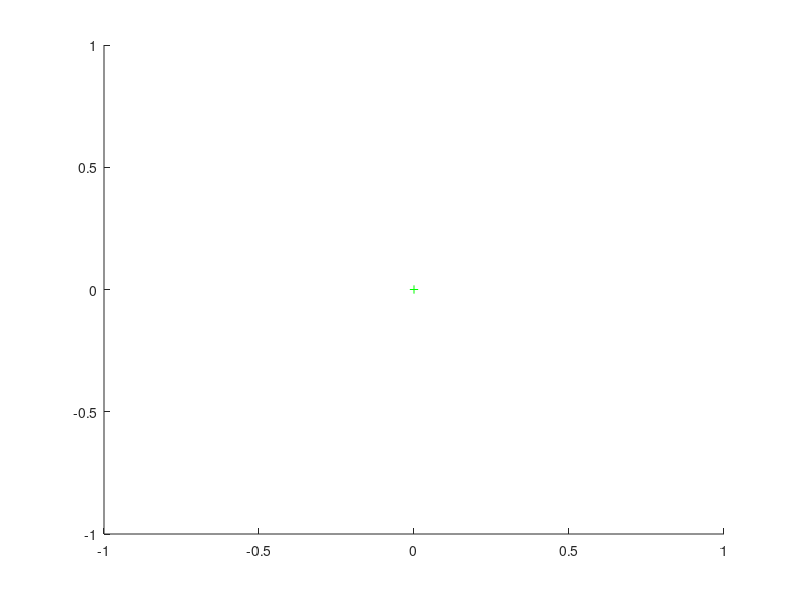

Recreate this plot in MATLAB. (Note: this script raises an error after producing the figure.)
clear all; close all

% Models the position, velocity, and acceleration of any N number of 
% randomly placed 1 kg particles in a gravitational field of strength mag 
% (G*mass) and planetary size of radius a. The source of the gravitational
% field moves diagonally to model a dynamic system. 

%% 
T=10000;                 %set number of frames
o=[0,0];                %set start position of origin
oStep=0.05;             %set movement of origin
mag=5000;               %set strength (G*mass) of gravity field
step=0.01;              %set step length (inv. proportional to precision)
a=2;                    %set planet width
N=5;                   %set number of projectiles

xmax=5;                 %set spawn window
xmin=-5;
ymax=5;
ymin=-5;
%% 

graphXMax=5*xmax;       %derive graph window
graphXMin=5*xmin;
graphYMax=5*ymax;
graphYMin=5*ymin;

figure,hold on

g(1)=plot(o(1),o(2),'g+');                          %plot origin

   syms v w;
   w = sqrt(a^2-(v-o(1))^2)+o(2);
   i(1)=ezplot(w);
   axis([graphXMin,graphXMax,graphYMin,graphYMax])

for n=1:N                                           %set inital values
    x{n}(1)=rand*(xmax-xmin)+xmin;
    y{n}(1)=rand*(ymax-ymin)+ymin;
    
    posVecInit=[o(1)-x{n}(1),o(2)-y{n}(1)];
    escVel=sqrt(mag/norm(posVecInit));
    vx{n}(1)=rand*2*escVel-escVel;                           %avoid initial escape velocity
    vy{n}(1)=rand*2*escVel-escVel;
end

                                                      %math and physics
for k = 1:T
    for n=1:N
        posVec=[o(1)-x{n}(k),o(2)-y{n}(k)];
        d=norm(posVec);
        normPosVec=posVec/d;
        
        if (d>=a)
            f=mag/d^2;
        else
            f=mag*d/a^3;
        end
        
        ax{n}(k)=f*normPosVec(1);
        ay{n}(k)=f*normPosVec(2);
        
        vx{n}(k+1)=vx{n}(k)+step*ax{n}(k);
        vy{n}(k+1)=vy{n}(k)+step*ay{n}(k);
        
        if x{n}(k)>=graphXMax
            vx{n}(k+1)=-vx{n}(k+1);
        elseif x{n}(k)<=graphXMin
            vx{n}(k+1)=-vx{n}(k+1);
        end
        
        if y{n}(k)>=graphYMax
            vy{n}(k+1)=-vy{n}(k+1);
        elseif y{n}(k)<=graphYMin
            vy{n}(k+1)=-vy{n}(k+1);
        end
        
        x{n}(k+1)=x{n}(k)+step*vx{n}(k+1);
        y{n}(k+1)=y{n}(k)+step*vy{n}(k+1);

    end
                                                      %plot
    for n=1:N 
        h{n}(k)=plot(x{n}(k),y{n}(k),'*');
        axis([graphXMin,graphXMax,graphYMin,graphYMax])
        
        if k>10
            delete(h{n}(k-10));
        end
    end
    
%     if rem(k,200)<=100
%         o(1)=o(1)+oStep;                             %move origin
%         o(2)=o(2)+oStep;
%     elseif rem(k,200)>100
%         o(1)=o(1)-oStep;                             %move origin
%         o(2)=o(2)-oStep;
%     end
%     
%     g(k+1)=plot(o(1),o(2),'g+');
%     delete(g(k));
    
%      w = sqrt(a^2-(v-o(1))^2)+o(2);
%      i(k+1)=ezplot(w);
%      axis([graphXMin,graphXMax,graphYMin,graphYMax])
%      delete(i(k));
   
    
    pause(0.00001)
end

close all;